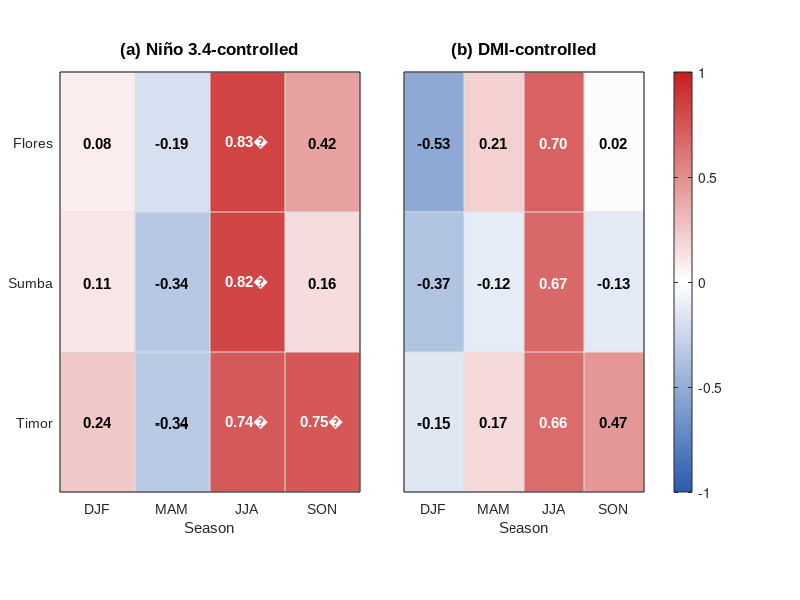

Write MATLAB code to recreate this figure. (Note: this script raises an error after producing the figure.)
%% ============================================================
% FIGURE 5 FINAL
% Climate-Mode Sensitivity of Seasonal SST-Rainfall Correlations
%
% Run from:
% Data\7-Climate-Mode-Sensitivity
%
% Final values from the climate-mode sensitivity analysis.
%
% Rows:
% 1 = Flores
% 2 = Sumba
% 3 = Timor
%
% Columns:
% DJF MAM JJA SON
%
% No panel labels (a), (b) are added.
% Add them manually later for consistency with other figures.
%% ============================================================

clear;
clc;
close all;

%% ============================================================
% 1. FINAL PARTIAL-CORRELATION VALUES
%% ============================================================

% After controlling Niño 3.4
r_nino = [ ...
     0.079  -0.193   0.835   0.418; ...
     0.110  -0.340   0.821   0.160; ...
     0.243  -0.335   0.741   0.746];

% After controlling DMI
r_dmi = [ ...
    -0.527   0.207   0.698   0.016; ...
    -0.371  -0.123   0.665  -0.129; ...
    -0.149   0.170   0.655   0.467];


%% ============================================================
% 2. FDR STATUS
%
% No partial correlation retained q_FDR < 0.05.
%
% Suggestive Niño-controlled relationships:
% Flores JJA
% Sumba JJA
% Timor JJA
% Timor SON
%
% DMI-controlled:
% none retained at q_FDR < 0.10
%% ============================================================

suggestive_nino = false(3,4);

suggestive_nino(1,3) = true;   % Flores JJA
suggestive_nino(2,3) = true;   % Sumba JJA
suggestive_nino(3,3) = true;   % Timor JJA
suggestive_nino(3,4) = true;   % Timor SON

suggestive_dmi = false(3,4);

dagger_symbol = char(8224);     % †


%% ============================================================
% 3. LABELS
%% ============================================================

region_names = {'Flores','Sumba','Timor'};
season_names = {'DJF','MAM','JJA','SON'};

font_name = 'Arial';
font_size = 10;


%% ============================================================
% 4. BLUE-WHITE-RED COLORMAP
%% ============================================================

nC = 256;
nHalf = nC/2;

bluePart = [ ...
    linspace(0.16,1.00,nHalf)', ...
    linspace(0.36,1.00,nHalf)', ...
    linspace(0.68,1.00,nHalf)'];

redPart = [ ...
    linspace(1.00,0.78,nHalf)', ...
    linspace(1.00,0.12,nHalf)', ...
    linspace(1.00,0.12,nHalf)'];

cmap = [bluePart; redPart];


%% ============================================================
% 5. CREATE SLIM FIGURE
%% ============================================================

fig = figure( ...
    'Color','w', ...
    'Units','pixels', ...
    'Position',[80 140 1450 480]);


% Panel positions
% [left bottom width height]

posNino = [0.075 0.18 0.375 0.70];
posDMI  = [0.505 0.18 0.375 0.70];


%% ============================================================
% 6. PANEL LEFT - NIÑO 3.4 CONTROLLED
%% ============================================================

ax1 = axes('Position',posNino);

imagesc(ax1,r_nino);

caxis(ax1,[-1 1]);
colormap(ax1,cmap);

set(ax1, ...
    'XTick',1:4, ...
    'XTickLabel',season_names, ...
    'YTick',1:3, ...
    'YTickLabel',region_names, ...
    'YDir','reverse', ...
    'TickLength',[0 0], ...
    'FontName',font_name, ...
    'FontSize',font_size, ...
    'LineWidth',0.8);

xlabel(ax1,'Season');

title(ax1, ...
    '(a) Niño 3.4-controlled', ...
    'FontName',font_name, ...
    'FontSize',12, ...
    'FontWeight','bold');


hold(ax1,'on');


% Cell borders
for xg = 0.5:1:4.5
    plot(ax1,[xg xg],[0.5 3.5], ...
        '-', ...
        'Color',[0.88 0.88 0.88], ...
        'LineWidth',0.7);
end

for yg = 0.5:1:3.5
    plot(ax1,[0.5 4.5],[yg yg], ...
        '-', ...
        'Color',[0.88 0.88 0.88], ...
        'LineWidth',0.7);
end


% Values
for r = 1:3

    for s = 1:4

        rr = r_nino(r,s);

        if suggestive_nino(r,s)
            sigtxt = dagger_symbol;
        else
            sigtxt = '';
        end

        txt = [sprintf('%.2f',rr) sigtxt];

        if abs(rr) >= 0.55
            txt_color = 'w';
        else
            txt_color = 'k';
        end

        text(ax1,s,r,txt, ...
            'HorizontalAlignment','center', ...
            'VerticalAlignment','middle', ...
            'FontName',font_name, ...
            'FontSize',11, ...
            'FontWeight','bold', ...
            'Color',txt_color, ...
            'Interpreter','none');

    end

end

hold(ax1,'off');


%% ============================================================
% 7. PANEL RIGHT - DMI CONTROLLED
%% ============================================================

ax2 = axes('Position',posDMI);

imagesc(ax2,r_dmi);

caxis(ax2,[-1 1]);
colormap(ax2,cmap);

set(ax2, ...
    'XTick',1:4, ...
    'XTickLabel',season_names, ...
    'YTick',1:3, ...
    'YTickLabel',{}, ...
    'YDir','reverse', ...
    'TickLength',[0 0], ...
    'FontName',font_name, ...
    'FontSize',font_size, ...
    'LineWidth',0.8);

xlabel(ax2,'Season');

title(ax2, ...
    '(b) DMI-controlled', ...
    'FontName',font_name, ...
    'FontSize',12, ...
    'FontWeight','bold');


hold(ax2,'on');


% Cell borders
for xg = 0.5:1:4.5
    plot(ax2,[xg xg],[0.5 3.5], ...
        '-', ...
        'Color',[0.88 0.88 0.88], ...
        'LineWidth',0.7);
end

for yg = 0.5:1:3.5
    plot(ax2,[0.5 4.5],[yg yg], ...
        '-', ...
        'Color',[0.88 0.88 0.88], ...
        'LineWidth',0.7);
end


% Values
for r = 1:3

    for s = 1:4

        rr = r_dmi(r,s);

        if suggestive_dmi(r,s)
            sigtxt = dagger_symbol;
        else
            sigtxt = '';
        end

        txt = [sprintf('%.2f',rr) sigtxt];

        if abs(rr) >= 0.55
            txt_color = 'w';
        else
            txt_color = 'k';
        end

        text(ax2,s,r,txt, ...
            'HorizontalAlignment','center', ...
            'VerticalAlignment','middle', ...
            'FontName',font_name, ...
            'FontSize',11, ...
            'FontWeight','bold', ...
            'Color',txt_color, ...
            'Interpreter','none');

    end

end

hold(ax2,'off');


%% ============================================================
% 8. SHARED COLORBAR
%% ============================================================

cb = colorbar(ax2);

cb.Units = 'normalized';
cb.Position = [0.905 0.18 0.014 0.70];

cb.Label.String = ...
    'Partial correlation coefficient (r)';

cb.Label.FontName = font_name;
cb.Label.FontSize = font_size+1;

cb.FontName = font_name;
cb.FontSize = font_size;

cb.Ticks = -1:0.2:1;


%% ============================================================
% 9. SAVE
%% ============================================================

drawnow;

exportgraphics( ...
    fig, ...
    'Figure5_Climate_Mode_Sensitivity_FINAL.png', ...
    'Resolution',600);

exportgraphics( ...
    fig, ...
    'Figure5_Climate_Mode_Sensitivity_FINAL.pdf', ...
    'ContentType','vector');

fprintf('\n=========================================\n');
fprintf('FINAL FIGURE 5 SAVED\n');
fprintf('=========================================\n');
fprintf('Figure5_Climate_Mode_Sensitivity_FINAL.png\n');
fprintf('Figure5_Climate_Mode_Sensitivity_FINAL.pdf\n');
